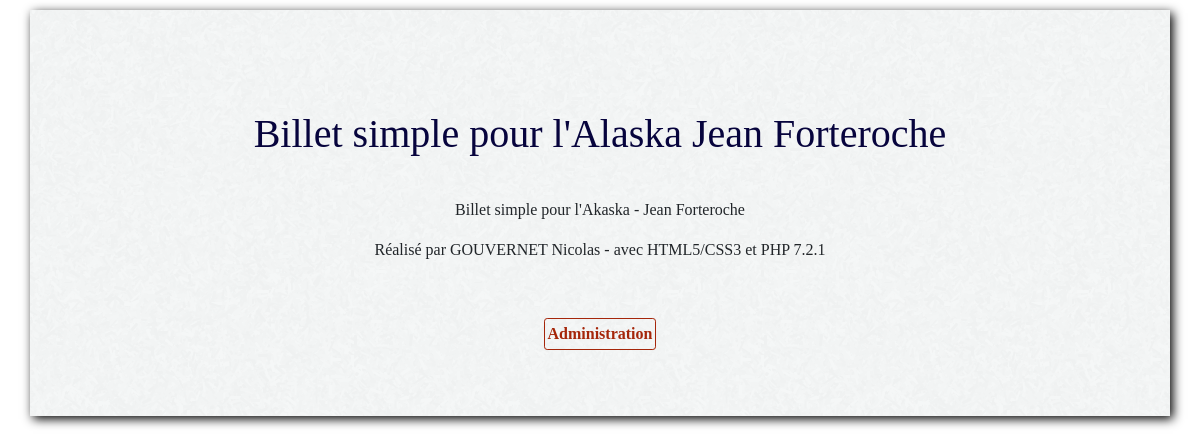
Before: / with the older database file.
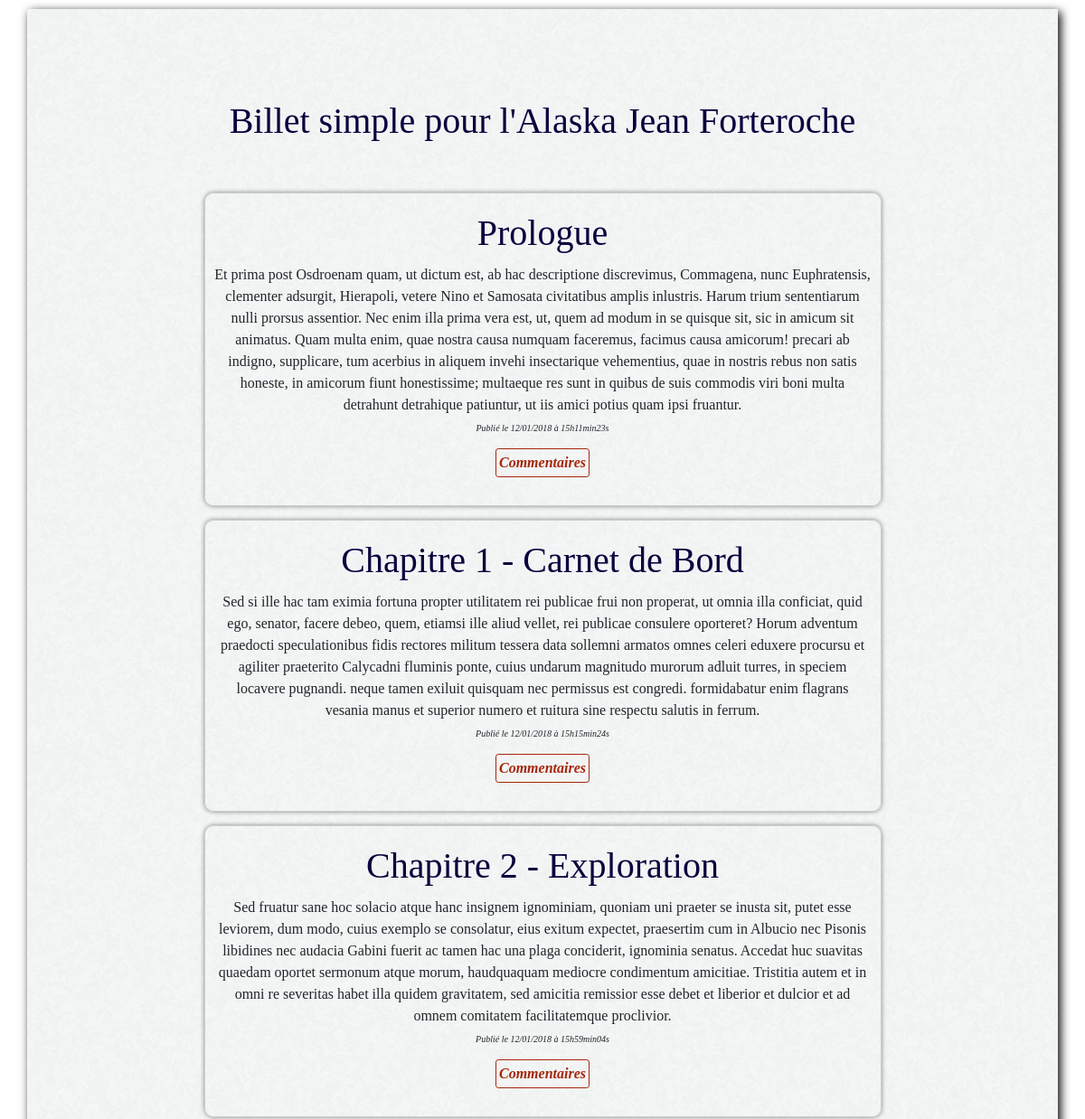
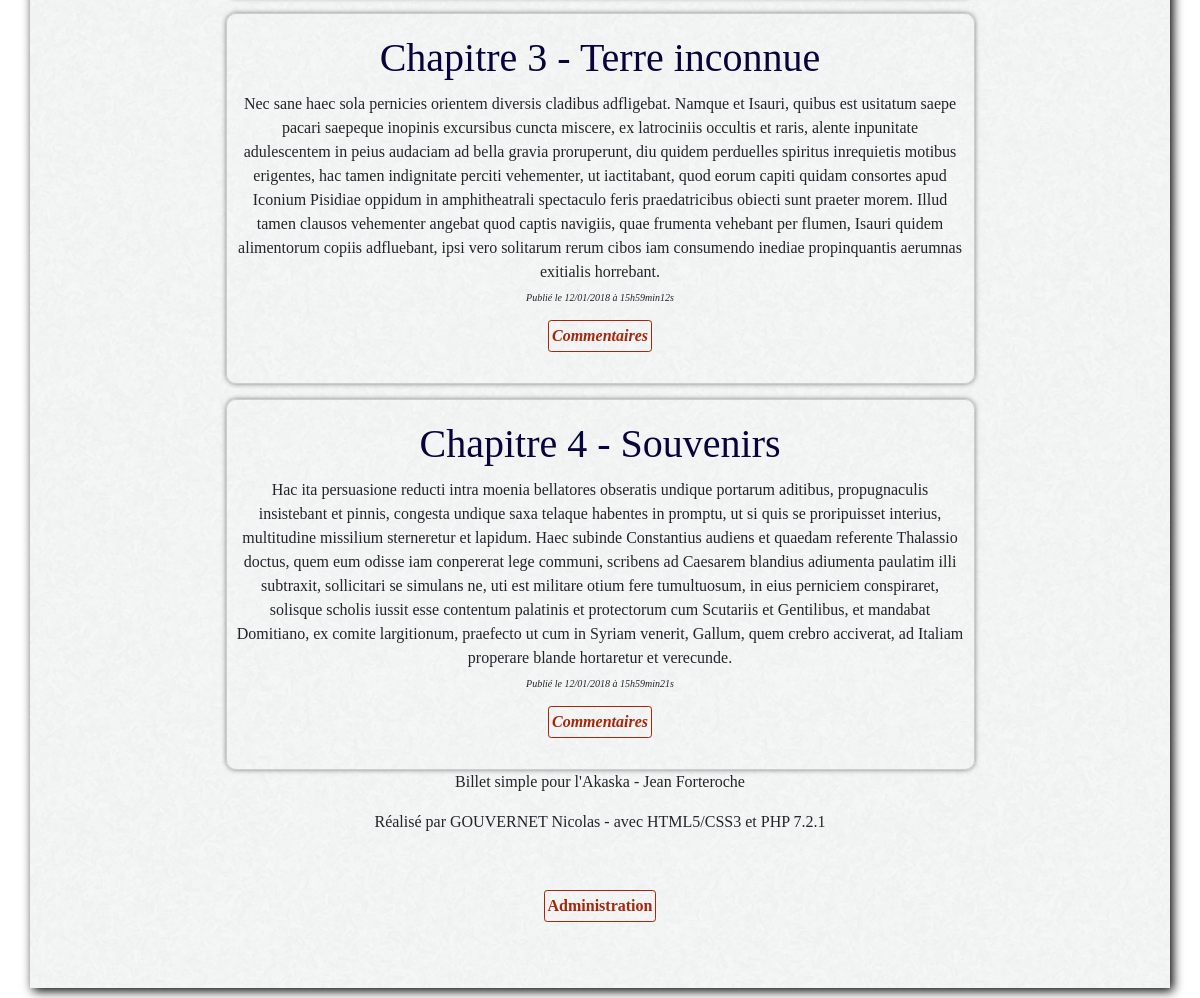
After: the same page with the newer database file (2 pictures, top to bottom).
### tables this page shows
CREATE TABLE IF NOT EXISTS `billets` (
  `id` int(11) NOT NULL AUTO_INCREMENT,
  `date_creation` datetime NOT NULL,
  `titre` text NOT NULL,
  `contenu` text NOT NULL,
  PRIMARY KEY (`id`)
);

### Controller/index.php (called while the page is built, shortened)
<?php
include_once('Model/billet.php');
$billet = new Billet();
$nbPage = $billet->getPageNb();
if(array_key_exists("page", $_GET) && isset($_GET['page']) && ctype_digit($_GET['page']))
{
    $page = ($_GET['page'] * 5) - 5;
    $ixPage = $_GET['page'];
    if($_GET['page'] > $nbPage)
    {
        $page = ($nbPage*5) -5;
        $ixPage = $nbPage;
    }
    if($_GET['page'] < 1)
    {
        $page = 0;
        $ixPage = 1;
    }
}
else
{
    $page = 0;
}
$billets = $billet->getByPage($page, 5);
include_once('View/index.php');

### Model/billet.php (called while the page is built, shortened)
<?php
class Billet
{
    private $_id;
    private $_titre;
    private $_contenu;
    private $_date_creation_fr;
    public function getId()
    {
        return $this->_id;
    }
    public function getTitre()
    {
        return $this->_titre;
    }
    public function getContenu()
    {
        return $this->_contenu;
    }
    public function getDate_creation_fr()
    {
        return $this->_date_creation_fr;
    }
    public function setId($id)
    {
       $id = (int) $id;
       if ($id > 0)
            {
               $this->_id = $id;
            }
    }
    public function setTitre($titre)
    {
        if (is_string($titre))
        {
            $this->_titre = $titre;
        }
    }
    public function setContenu($contenu)
    {
        if (is_string($contenu))
        {
        $this->_contenu = $contenu;
        }
    }
    public function setDate_creation_fr($date_creation_fr)
    {
        $this->_date_creation_fr = $date_creation_fr;
    }
    public function getByPage($offset, $limit)
    {
        global $bdd;
        if (is_int($offset) || ctype_digit($offset))
        {
            $offset = (int) $offset;
        }
        else
        {
            echo $offset. ' n\'est pas un nombre.';
        }
        if (is_int($limit))
        {
            $limit = (int) $limit;
        }
        else
        {
            echo $limit . ' n\'est pas un nombre.';
        }
        try
        {
            $req = $bdd->prepare('SELECT id, titre, contenu, DATE_FORMAT(date_creation, \'%d/%m/%Y à %Hh%imin%ss\') AS date_creation_fr FROM billets ORDER BY date_creation LIMIT :offset, :limit');
            $req->bindParam(':offset', $offset, PDO::PARAM_INT);
            $req->bindParam(':limit', $limit, PDO::PARAM_INT);
            $req->execute();
            $billets = $req->fetchAll();
            foreach($billets as $billet) {
                $currentBillet = new Billet();
                $currentBillet->setId($billet['id']);
                $currentBillet->setTitre($billet['titre']);
                $currentBillet->setContenu($billet['contenu']);
                $currentBillet->setDate_creation_fr($billet['date_creation_fr']);
                $Billet_modeles[] = $currentBillet;
            }
            return $Billet_modeles;
        }
        catch (Exception $e)
        {
            echo $e->getMessage();
            echo 'Echec de la requête vérifiez les paramètres.';
        }
    }
}
?>

### View/index.php (the view, shortened to what this page needs)
<!DOCTYPE html>
<html>
    <head>
        <?php include_once('head.php');?>
    </head>
    <body>
        <section id="global" class="container">
            <header id="header" class="row">
                <a id="mainTitle" class="col-12" href="index.php"><h1>Billet simple pour l'Alaska Jean Forteroche </h1></a>
            </header>
        <section id="pageContent" class="row justify-content-center">
        <?php
        foreach($billets as $billet)
        {
        ?>
        <div class="news">
            <h3><?php echo $billet->getTitre(); ?></h3>
                <div><?php echo $billet->getContenu(); ?></div>
                    <p>
                      <em class="datePublication">Publié le <?php echo $billet->getDate_creation_fr(); ?></em>
                      <br />
                      <em><a href="index.php?section=commentaires&billet=<?php echo $billet->getId(); ?>" class="btn btn-secondary btn-sm">Commentaires</a></em>
        </div>
        <?php
        }
        ?>
        </section>
            <p>Billet simple pour l'Akaska - Jean Forteroche</p>
            <p>Réalisé par GOUVERNET Nicolas - avec HTML5/CSS3 et PHP 7.2.1</p>
            <p><a href="index.php?section=log" class="btn btn-secondary btn-sm" id="administration">Administration</a></p>
        </section>
    </body>
</html>

### index.php (shortened to what this page needs)
<?php
if (!isset($_GET['section']) OR $_GET['section'] == 'index')
{
    include_once('Controller/index.php');
}

### View/head.php (shortened to what this page needs)
<link rel="stylesheet" href="https://maxcdn.bootstrapcdn.com/bootstrap/4.0.0-alpha.6/css/bootstrap.min.css">
<link href="View/style.css" rel="stylesheet" type="text/css" />

### View/style.css (style rules this page uses)
body { font-family: 'Playfair Display', serif; }
* { text-align: center; }
h1 ,h2 { margin-top: 50px; margin-bottom: 40px; color: #07043d; }
h3 { font-size: 2.5rem; color: #07043d; margin-top: 10px; margin-bottom: 10px; }
a { text-decoration: none; }
a { text-decoration: none; color: #07043d; }
.btn { color: #A5260A; padding: 3px; margin: 5px; background-color: rgba(0, 0, 0, 0); border: 1px solid #A5260A; font-weight: bold; cursor: pointer; font-family: 'Playfair Display', serif; font-size: 1em; }
.datePublication { display: inline-block; font-size: x-small; margin-bottom: 10px; }
.news, .commentaire { width:70%; margin:auto; margin-top: 15px; border:1px solid #CCCCCC; border-radius: 10px; padding: 10px; text-align: center; box-shadow: 0px 0px 5px grey; }
#administration { margin-top: 40px; margin-bottom: 0px; }
@media (min-width: 1200px) { body { padding: 30px 0 30px 0; } }
@media (min-width: 1200px) { .container { padding: 75px; } }
@media (min-width: 992px) { body { padding: 20px 0 20px 0; } }
@media (min-width: 992px) { .container { padding: 50px; } }
@media (min-width: 768px) { body { padding: 10px 0 10px 0; } }
@media (min-width: 768px) { .container { box-shadow: 3px 3px 10px black; } }
@media (min-width: 576px) { body { background-image: url("../../View/images/img02.jpg"); } }
#global { background-image: url("../../View/images/paper.png"); }

Changed rows visible on the page:
added billets: titre "Prologue", contenu "Et prima post Osdroenam quam, ut dictum est, ab hac descriptione discrevimus, Commagena, nunc Euphratensis, clementer adsurgit, Hierapoli, vetere Nino et Samosata civitatibus amplis inlustris. Harum trium sententiarum nulli prorsus assentior. Nec enim illa prima vera est, ut, quem ad modum in se quisque sit, sic in amicum sit animatus. Quam multa enim, quae nostra causa numquam faceremus, facimus causa amicorum! precari ab indigno, supplicare, tum acerbius in aliquem invehi insectarique vehementius, quae in nostris rebus non satis honeste, in amicorum fiunt honestissime; multaeque res sunt in quibus de suis commodis viri boni multa detrahunt detrahique patiuntur, ut iis amici potius quam…", Date_creation_fr "12/01/2018 à 15h11min23s"
added billets: titre "Chapitre 1 - Carnet de Bord", contenu "Sed si ille hac tam eximia fortuna propter utilitatem rei publicae frui non properat, ut omnia illa conficiat, quid ego, senator, facere debeo, quem, etiamsi ille aliud vellet, rei publicae consulere oporteret? Horum adventum praedocti speculationibus fidis rectores militum tessera data sollemni armatos omnes celeri eduxere procursu et agiliter praeterito Calycadni fluminis ponte, cuius undarum magnitudo murorum adluit turres, in speciem locavere pugnandi. neque tamen exiluit quisquam nec permissus est congredi. formidabatur enim flagrans vesania manus et superior numero et ruitura sine respectu salutis in ferrum.", Date_creation_fr "12/01/2018 à 15h15min24s"
added billets: titre "Chapitre 2 - Exploration", contenu "Sed fruatur sane hoc solacio atque hanc insignem ignominiam, quoniam uni praeter se inusta sit, putet esse leviorem, dum modo, cuius exemplo se consolatur, eius exitum expectet, praesertim cum in Albucio nec Pisonis libidines nec audacia Gabini fuerit ac tamen hac una plaga conciderit, ignominia senatus. Accedat huc suavitas quaedam oportet sermonum atque morum, haudquaquam mediocre condimentum amicitiae. Tristitia autem et in omni re severitas habet illa quidem gravitatem, sed amicitia remissior esse debet et liberior et dulcior et ad omnem comitatem facilitatemque proclivior.", Date_creation_fr "12/01/2018 à 15h59min04s"
added billets: titre "Chapitre 3 - Terre inconnue", contenu "Nec sane haec sola pernicies orientem diversis cladibus adfligebat. Namque et Isauri, quibus est usitatum saepe pacari saepeque inopinis excursibus cuncta miscere, ex latrociniis occultis et raris, alente inpunitate adulescentem in peius audaciam ad bella gravia proruperunt, diu quidem perduelles spiritus inrequietis motibus erigentes, hac tamen indignitate perciti vehementer, ut iactitabant, quod eorum capiti quidam consortes apud Iconium Pisidiae oppidum in amphitheatrali spectaculo feris praedatricibus obiecti sunt praeter morem. Illud tamen clausos vehementer angebat quod captis navigiis, quae frumenta vehebant per flumen, Isauri quidem alimentorum copiis adfluebant, ipsi vero solitarum…", Date_creation_fr "12/01/2018 à 15h59min12s"
added billets: titre "Chapitre 4 - Souvenirs", contenu "Hac ita persuasione reducti intra moenia bellatores obseratis undique portarum aditibus, propugnaculis insistebant et pinnis, congesta undique saxa telaque habentes in promptu, ut si quis se proripuisset interius, multitudine missilium sterneretur et lapidum. Haec subinde Constantius audiens et quaedam referente Thalassio doctus, quem eum odisse iam conpererat lege communi, scribens ad Caesarem blandius adiumenta paulatim illi subtraxit, sollicitari se simulans ne, uti est militare otium fere tumultuosum, in eius perniciem conspiraret, solisque scholis iussit esse contentum palatinis et protectorum cum Scutariis et Gentilibus, et mandabat Domitiano, ex comite largitionum, praefecto ut cum…", Date_creation_fr "12/01/2018 à 15h59min21s"
